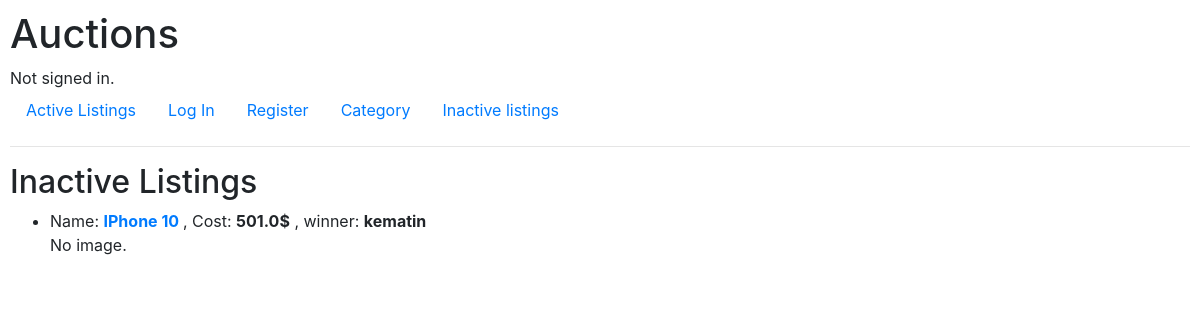
The app's page /inactive with its own data.
### auctions/models.py (models this page shows, shortened)
class Listing(models.Model):
    name = models.CharField(max_length=20)
    description = models.TextField(max_length=500)
    cost = models.FloatField()
    image_url = models.URLField(blank=True)
    category_names = models.ManyToManyField(Category, blank=True, related_name="category")
    creator = models.ForeignKey(User, on_delete=models.CASCADE, related_name="creator")
    winner = models.CharField(max_length=150, blank=True)
    temporary_winner = models.CharField(max_length=150, blank=True)

### auctions/views.py (the view)
# urls.py: path("inactive", views.inactive, name="inactive"),
def inactive(request):
    inactive_listings = Listing.objects.exclude(winner="")
    context = {"listings": inactive_listings}
    return render(request, "auctions/user_not_login/inactive.html", context)

### templates/auctions/user_not_login/inactive.html
{% extends "auctions/layout.html" %}
{% block body %}
    <h2>Inactive Listings</h2>
    <ul>
        {% for listing in listings %}
            <li>
                <p>
                    Name: <strong><a href="{% url 'inactive_listing' listing.id %}">{{ listing.name }}
                    </a></strong>, Cost: <strong>{{ listing.cost }}$</strong>
                    , winner: <strong>{{ listing.winner }}</strong>
                {% if listing.image_url %}
                    <br>
                    <div class="display-img">
                        <img src="{{ listing.image_url }}" alt="Image" style="width: 100px; height:auto">
                    </div>
                {% else %}
                    <br>No image.
                {% endif %}
                </p>
            </li>
        {% empty %}
            No listings.
        {% endfor %}
    </ul>
{% endblock %}

### static/auctions/styles.css (style rules this page uses)
body { padding: 10px; }

### records on screen
Listing: name "IPhone 10", cost "501.0", winner "kematin", image_url "No image."
